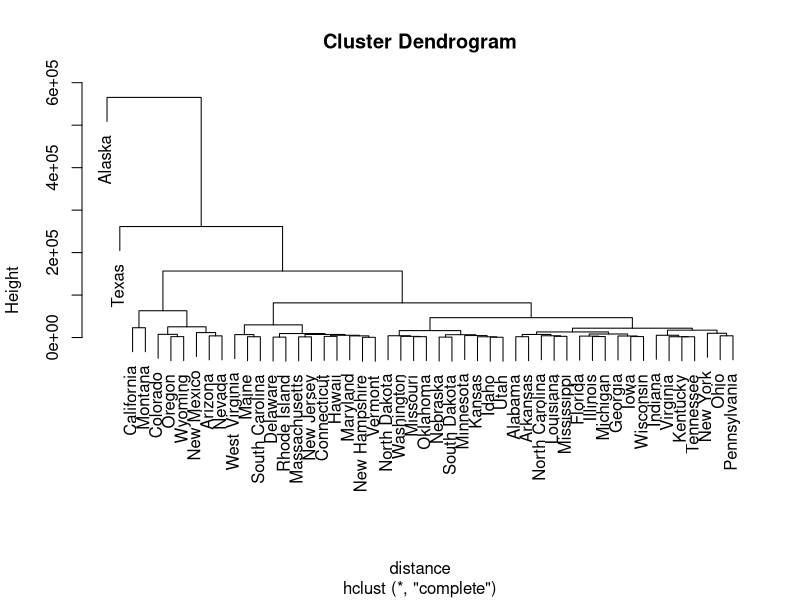
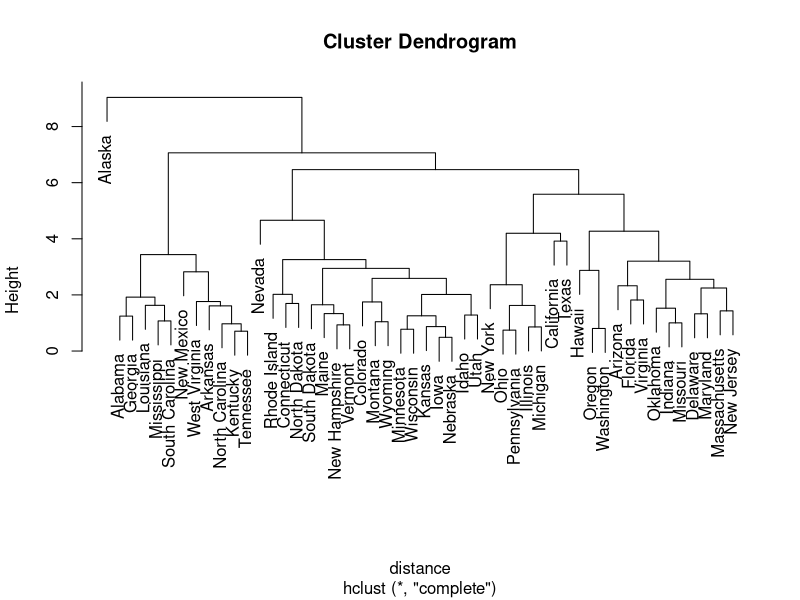
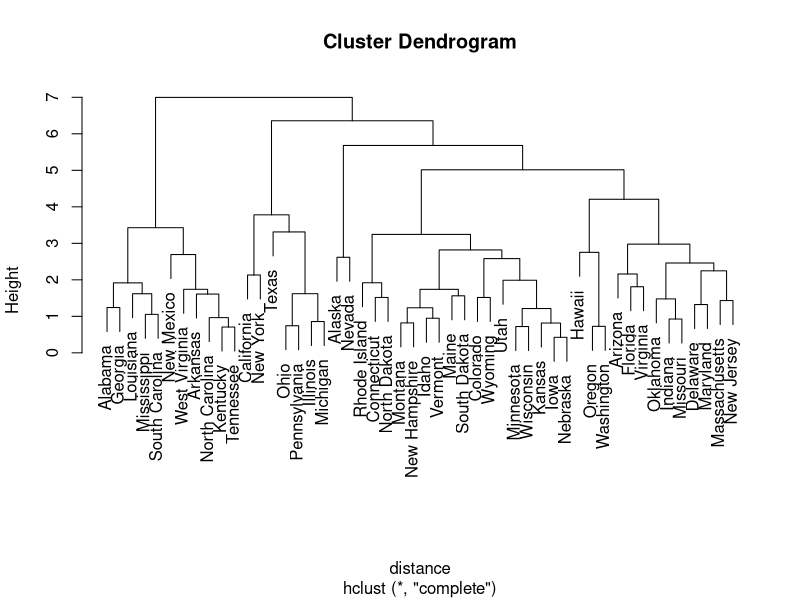
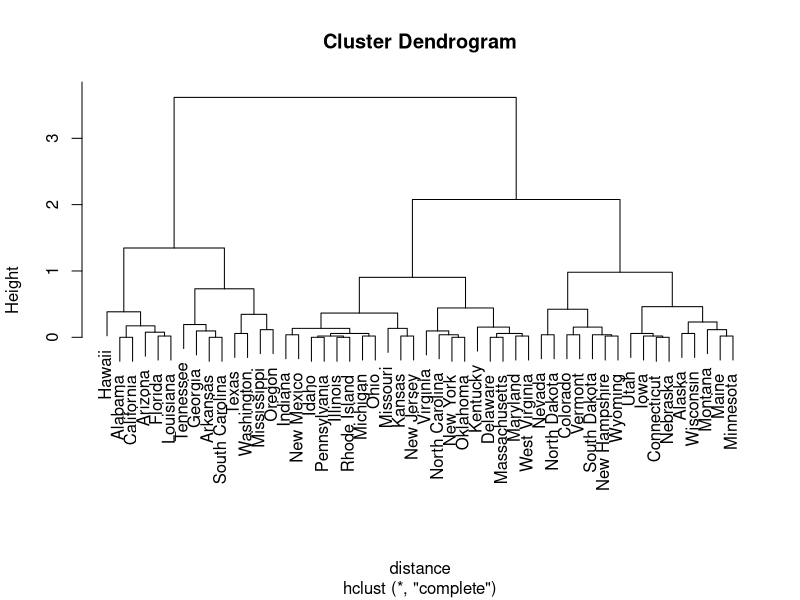

R code for these plots, in order:
library(datasets)
library(cluster)

# Step 1 - Load the dataset
data <- state.x77

# Step 2 - Cluster the data on all attributes and produce a dendrogram
distance <- dist(as.matrix(data))
hc <- hclust(distance)
plot(hc)

# Step 3 - Repeat Step 2 but normalize the dataset and note any differences
data_scaled <- scale(data)
distance <- dist(as.matrix(data_scaled))
hc <- hclust(distance)
plot(hc)

# Step 4 - Remove "area" from the attributes and re-cluster and note differences
data_scaled_no_area <- scale(data[, c("Population", "Income", "Illiteracy", "Life Exp", "Murder", "HS Grad", "Frost")])
distance <- dist(as.matrix(data_scaled_no_area))
hc <- hclust(distance)
plot(hc)

# Step 5 - Cluster only on the Frost attribute and observe the results
data_scaled_frost_only <- scale(data[, "Frost"])
distance <- dist(as.matrix(data_scaled_frost_only))
hc <- hclust(distance)
plot(hc)